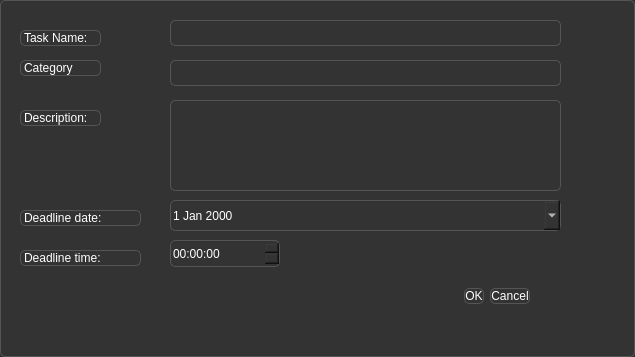
<?xml version="1.0" encoding="UTF-8"?>
<ui version="4.0">
 <class>AddTask</class>
 <widget class="QDialog" name="AddTask">
  <property name="geometry">
   <rect>
    <x>0</x>
    <y>0</y>
    <width>635</width>
    <height>357</height>
   </rect>
  </property>
  <property name="windowTitle">
   <string>Add Task</string>
  </property>
  <property name="styleSheet">
   <string notr="true">
    background-color: #333333;
    color: #ffffff;
    border: 1px solid #555555;
    border-radius: 5px;
   </string>
  </property>
  <widget class="QDialogButtonBox" name="buttonBox">
   <property name="geometry">
    <rect>
     <x>370</x>
     <y>280</y>
     <width>160</width>
     <height>32</height>
    </rect>
   </property>
   <property name="orientation">
    <enum>Qt::Horizontal</enum>
   </property>
   <property name="standardButtons">
    <set>QDialogButtonBox::Cancel|QDialogButtonBox::Ok</set>
   </property>
  </widget>
  <widget class="QLabel" name="taskNameLabel">
   <property name="geometry">
    <rect>
     <x>20</x>
     <y>30</y>
     <width>81</width>
     <height>16</height>
    </rect>
   </property>
   <property name="text">
    <string>Task Name:</string>
   </property>
  </widget>
  <widget class="QLineEdit" name="taskLEdit">
   <property name="geometry">
    <rect>
     <x>170</x>
     <y>20</y>
     <width>391</width>
     <height>26</height>
    </rect>
   </property>
  </widget>
  <widget class="QLabel" name="descLabel">
   <property name="geometry">
    <rect>
     <x>20</x>
     <y>110</y>
     <width>81</width>
     <height>16</height>
    </rect>
   </property>
   <property name="text">
    <string>Description:</string>
   </property>
  </widget>
  <widget class="QTextEdit" name="descTEdit">
   <property name="geometry">
    <rect>
     <x>170</x>
     <y>100</y>
     <width>391</width>
     <height>91</height>
    </rect>
   </property>
  </widget>
  <widget class="QDateEdit" name="deadlineDateEdit">
   <property name="geometry">
    <rect>
     <x>170</x>
     <y>200</y>
     <width>391</width>
     <height>31</height>
    </rect>
   </property>
   <property name="currentSection">
    <enum>QDateTimeEdit::DaySection</enum>
   </property>
   <property name="calendarPopup">
    <bool>true</bool>
   </property>
  </widget>
  <widget class="QLabel" name="deadlineLabel">
   <property name="geometry">
    <rect>
     <x>20</x>
     <y>210</y>
     <width>121</width>
     <height>16</height>
    </rect>
   </property>
   <property name="text">
    <string>Deadline date:</string>
   </property>
  </widget>
  <widget class="QTimeEdit" name="timeEdit">
   <property name="geometry">
    <rect>
     <x>170</x>
     <y>240</y>
     <width>110</width>
     <height>27</height>
    </rect>
   </property>
  </widget>
  <widget class="QLabel" name="deadlineLabel_2">
   <property name="geometry">
    <rect>
     <x>20</x>
     <y>250</y>
     <width>121</width>
     <height>16</height>
    </rect>
   </property>
   <property name="text">
    <string>Deadline time:</string>
   </property>
  </widget>
  <widget class="QLineEdit" name="categoryLEdit">
   <property name="geometry">
    <rect>
     <x>170</x>
     <y>60</y>
     <width>391</width>
     <height>26</height>
    </rect>
   </property>
  </widget>
  <widget class="QLabel" name="taskNameLabel_2">
   <property name="geometry">
    <rect>
     <x>20</x>
     <y>60</y>
     <width>81</width>
     <height>16</height>
    </rect>
   </property>
   <property name="text">
    <string>Category</string>
   </property>
  </widget>
 </widget>
 <resources/>
 <connections>
  <connection>
   <sender>buttonBox</sender>
   <signal>accepted()</signal>
   <receiver>AddTask</receiver>
   <slot>accept()</slot>
   <hints>
    <hint type="sourcelabel">
     <x>20</x>
     <y>20</y>
    </hint>
    <hint type="destinationlabel">
     <x>20</x>
     <y>20</y>
    </hint>
   </hints>
  </connection>
  <connection>
   <sender>buttonBox</sender>
   <signal>rejected()</signal>
   <receiver>AddTask</receiver>
   <slot>reject()</slot>
   <hints>
    <hint type="sourcelabel">
     <x>20</x>
     <y>20</y>
    </hint>
    <hint type="destinationlabel">
     <x>20</x>
     <y>20</y>
    </hint>
   </hints>
  </connection>
 </connections>
</ui>
